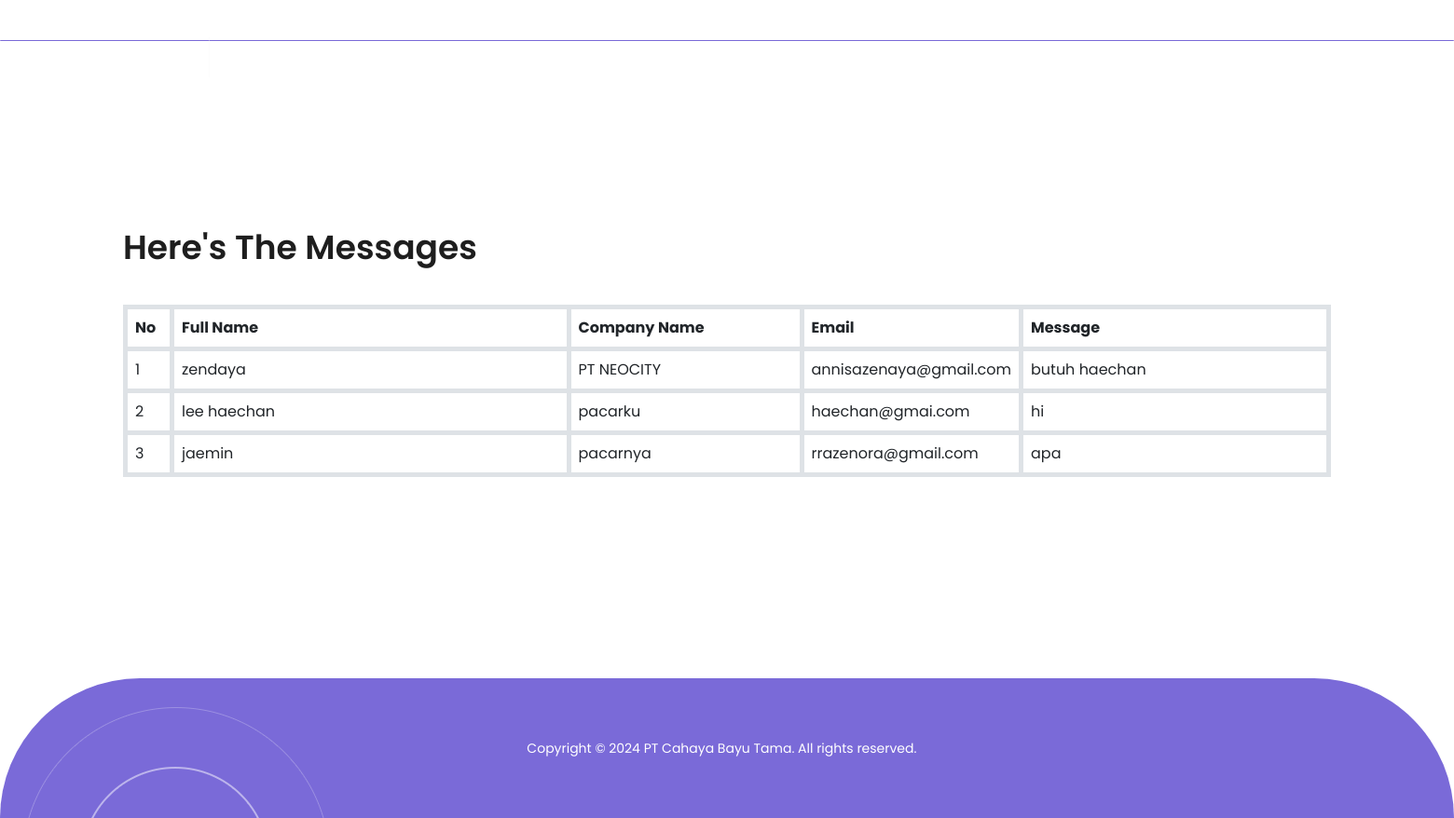
Page /messages.php (signed in) on the committed database.
### tables this page shows
CREATE TABLE `client` (
  `fullname` varchar(255) NOT NULL,
  `companyname` varchar(255) NOT NULL,
  `email` varchar(255) NOT NULL,
  `message` varchar(255) NOT NULL,
  `id` int(100) NOT NULL
);

### messages.php (the view, shortened to what this page needs)
<!DOCTYPE html>
<html lang="en">
  <head>
    <link href="vendor/bootstrap/css/bootstrap.min.css" rel="stylesheet">
    <link rel="stylesheet" href="assets/css/fontawesome.css">
    <link rel="stylesheet" href="assets/css/admin.css">
    <link rel="stylesheet" href="assets/css/owl.css">
    <link rel="stylesheet" href="assets/css/animate.css">
    <link rel="stylesheet"href="https://unpkg.com/swiper@7/swiper-bundle.min.css"/>
  </head>
<body>
  <header class="header-area header-sticky">
    <div class="container">
        <div class="row">
            <div class="col-12">
                <nav class="main-nav">
                    <a href="homeadmin.php" class="logo">
                        <h1>CBT</h1>
                    </a>
                    <ul class="nav">
                      <li class="scroll-to-section"><a href="homeadmin.php">Home</a></li>
                      <li class="scroll-to-section"><a href="logout.php">Log Out</a></li>
                  </ul>
                </nav>
            </div>
        </div>
    </div>
  </header>
  <div class="main-banner" id="top">
    <div class="container">
      <div class="row">
        <div class="col-lg-12">
          <div class="owl-carousel owl-banner">
          </div>
        </div>
      </div>
    </div>
  </div>
  <div class="contact-us section" id="contact">
    <div class="container">
          <div class="section-heading" style="margin-top: 70px">
            <h2>Here's the messages</h2>
            <br>
          </div>
    <div >
        <table class="container-sm table table-bordered border border-5 border-black">
            <tr class="fw-bold">
                <td style="width: 50px">No</td>
                <td >Full Name</td>
                <td style="width: 250px">Company Name</td>
                <td style="width: 130px">Email</td>
                <td style="width: 330px">Message</td>
            </tr>
            <?php
                include 'connect.php';
                $query = mysqli_query($konek, "SELECT * FROM client");
                $no = 1;
                while ($data=mysqli_fetch_array($query))
            { ?>
            <tr>
                <td><?php echo $no;?></td>
                <td><?php echo $data['fullname'];?></td>
                <td><?php echo $data['companyname'];?></td>
                <td><?php echo $data['email'];?></td>
                <td><?php echo $data['message'];?></td>
            </tr>
            <?php $no++;}
            ?>
        </table>
    </div>
      </div>
    </div>
  <footer>
    <div class="container">
      <div class="col-lg-12">
        <p>Copyright © 2024 PT Cahaya Bayu Tama. All rights reserved.&nbsp;&nbsp;&nbsp;
    </div>
  </footer>
  </body>
</html>

### assets/css/admin.css (style rules this page uses)
html, body, div, span, applet, object, iframe, h1, h2, h3, h4, h5, h6, p, blockquote, div pre, a, abbr, acronym, address, big, cite, code, del, dfn, em, font, img, ins, kbd, q, s, samp, small, strike, strong, sub, sup, tt, var, b, u, i, center, dl, dt, dd, ol, ul, li, figure, header, nav, section, article, aside, footer, figcaption { margin: 0; padding: 0; border: 0; outline: 0; }
ul, li { padding: 0; margin: 0; list-style: none; }
header, nav, section, article, aside, footer, hgroup { display: block; }
* { box-sizing: border-box; }
html, body { font-family: 'Poppins', sans-serif; -ms-text-size-adjust: 100%; -webkit-font-smoothing: antialiased; -moz-osx-font-smoothing: grayscale; }
a { text-decoration: none !important; }
h1, h2, h3, h4, h5, h6 { color: #1e1e1e; margin-top: 0px; margin-bottom: 0px; font-weight: 700; }
ul { margin-bottom: 0px; }
p { font-size: 14px; line-height: 28px; color: #4a4a4a; }
html, body { font-family: 'Poppins', sans-serif; }
.section { padding-top: 30px; margin-top: 120px; }
.section-heading { margin-bottom: 40px; }
.section-heading h2 { font-size: 36px; font-weight: 600; text-transform: capitalize; margin: 15px 0; line-height: 44px; }
.header-area { position: sticky; top: 40px; left: 0; right: 0; z-index: 100; -webkit-transition: all .5s ease 0s; -moz-transition: all .5s ease 0s; -o-transition: all .5s ease 0s; transition: all .5s ease 0s; }
.header-area .main-nav { background: transparent; display: flex; }
.header-area .main-nav .logo { -webkit-transition: all 0.3s ease 0s; -moz-transition: all 0.3s ease 0s; -o-transition: all 0.3s ease 0s; transition: all 0.3s ease 0s; display: inline-block; }
.header-area .main-nav .logo h1 { font-size: 36px; text-transform: uppercase; color: #fff; font-weight: 600; margin-right: 20px; padding-right: 20px; border-right: 1px solid rgba(250, 250, 250, 0.3); }
.header-area .main-nav ul.nav { border-radius: 0px 0px 25px 25px; flex-basis: 100%; margin-right: 0px; justify-content: right; -webkit-transition: all 0.3s ease 0s; -moz-transition: all 0.3s ease 0s; -o-transition: all 0.3s ease 0s; transition: all 0.3s ease 0s; position: sty; z-index: 999; }
.header-area .main-nav .nav li:last-child { padding-right: 0px; }
.header-area .main-nav .nav li { padding-left: 5px; padding-right: 5px; height: 40px; line-height: 40px; }
.header-area .main-nav .nav li a { display: block; padding-left: 20px; padding-right: 20px; border-radius: 20px; font-weight: 300; font-size: 14px; height: 40px; line-height: 40px; text-transform: capitalize; color: #fff; -webkit-transition: all 0.4s ease 0s; -moz-transition: all 0.4s ease 0s; -o-transition: all 0.4s ease 0s; transition: all 0.4s ease 0s; border: transparent; letter-spacing: .25px; }
.main-banner { background-color: #7a6ad8; border-radius: 0px 0px 25px 25px; background-position: right bottom; background-repeat: no-repeat; background-size: cover; padding: 0px 0px 0px 0px; }
.contact-us { margin-top: 80px; position: relative; padding: 50px 0px; }
.contact-us:before { position: absolute; top: 0; bottom: 0; left: 0; z-index: -1; width: 65%; height: 100%; background-color: transparent; content: ''; border-top-right-radius: 500px; border-bottom-right-radius: 500px; }
.contact-us .section-heading { margin-right: -7000px; margin-bottom: 0px; }
footer { margin-top: 150px; position: relative; background-color: #7a6ad8; vertical-align: middle; min-height: 150px; border-radius: 150px 150px 0px 0px; }
footer p { text-align: center; line-height: 150px; color: #fff; font-weight: 400; }
footer::before { background: url(../images/contact-dec-01.png); position: absolute; left: 30px; transform: rotate(180deg); opacity: 1; bottom: 0; width: 318px; height: 119px; content: ''; z-index: 2; }
body { overflow-x: hidden; }

### rows in the picture
client: fullname "zendaya", companyname "PT NEOCITY", email "annisazenaya@gmail.com", message "butuh haechan"
client: fullname "lee haechan", companyname "pacarku", email "haechan@gmai.com", message "hi"
client: fullname "jaemin", companyname "pacarnya", email "rrazenora@gmail.com", message "apa"
